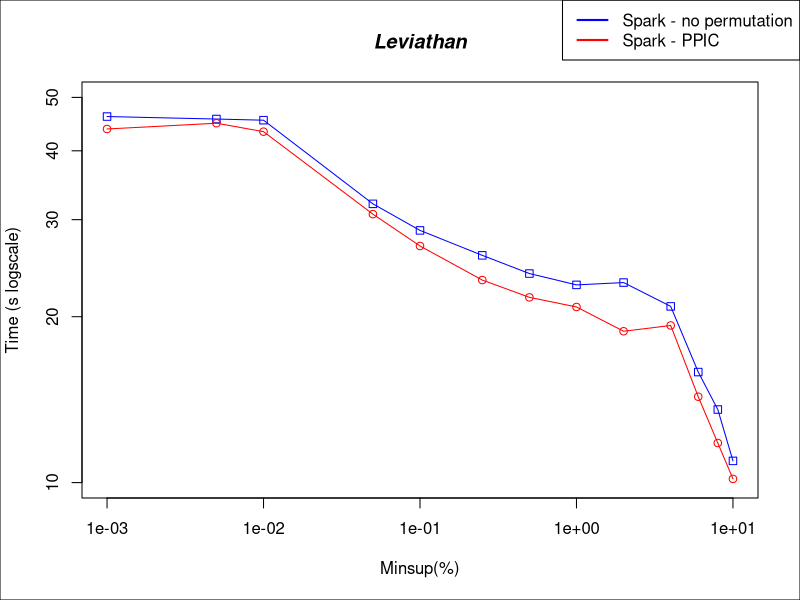

This chart was generated by the following R code:


#DATA
x <- c(0.00001, 0.00005, 0.0001, 0.0005, 0.001, 0.0025, 0.005, 0.01, 0.02, 0.04, 0.06, 0.08, 0.1)*100

sparkNP <- c(46158, 45680, 45459, 32050, 28681, 25844, 23952, 22844, 23066, 20881, 15871, 13570, 10950)/1000
sparkPPIC <- c(43821, 44890, 43332, 30700, 26875, 23309, 21684, 20830, 18820, 19282, 14316, 11799, 10157)/1000

#PLOT
plot(x,sparkNP, log = "xy", type="o", pch=0, xlab="Minsup(%)", ylab="Time (s logscale)", col="blue", ylim=c(10, 50))
lines(x,sparkPPIC, col="red", type="o", pch=1)

title(main="Leviathan", font.main=4)

par(fig = c(0, 1, 0, 1), oma = c(0, 0, 0, 0), mar = c(0, 0, 0, 0), new = TRUE)
plot(0, 0, type = "n", bty = "n", xaxt = "n", yaxt = "n")

#Pretty up
legend("topright", legend=c("Spark - no permutation", "Spark - PPIC"), lty=c(1,1),lwd=c(2,2), col=c("blue","red"))
box()
